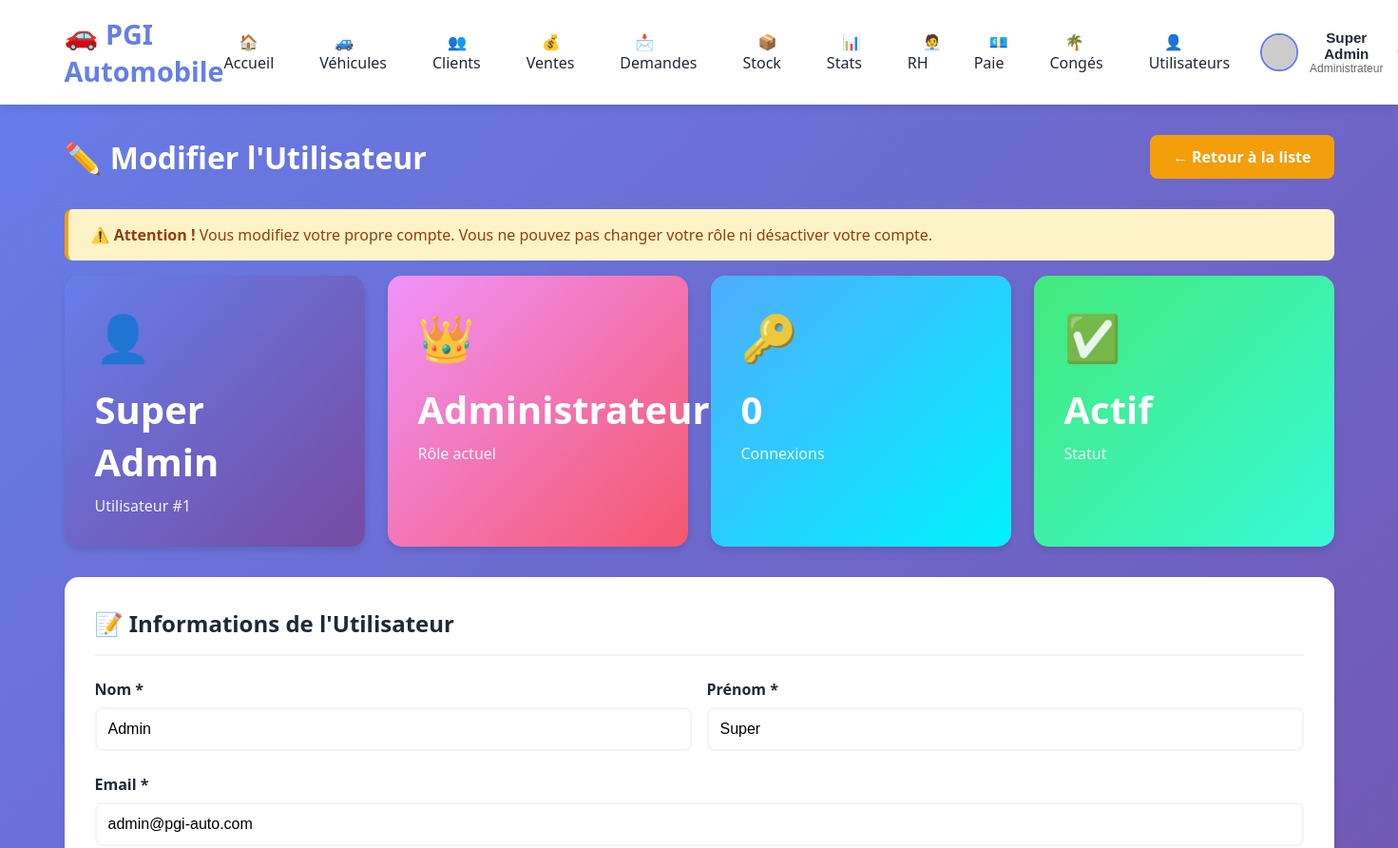
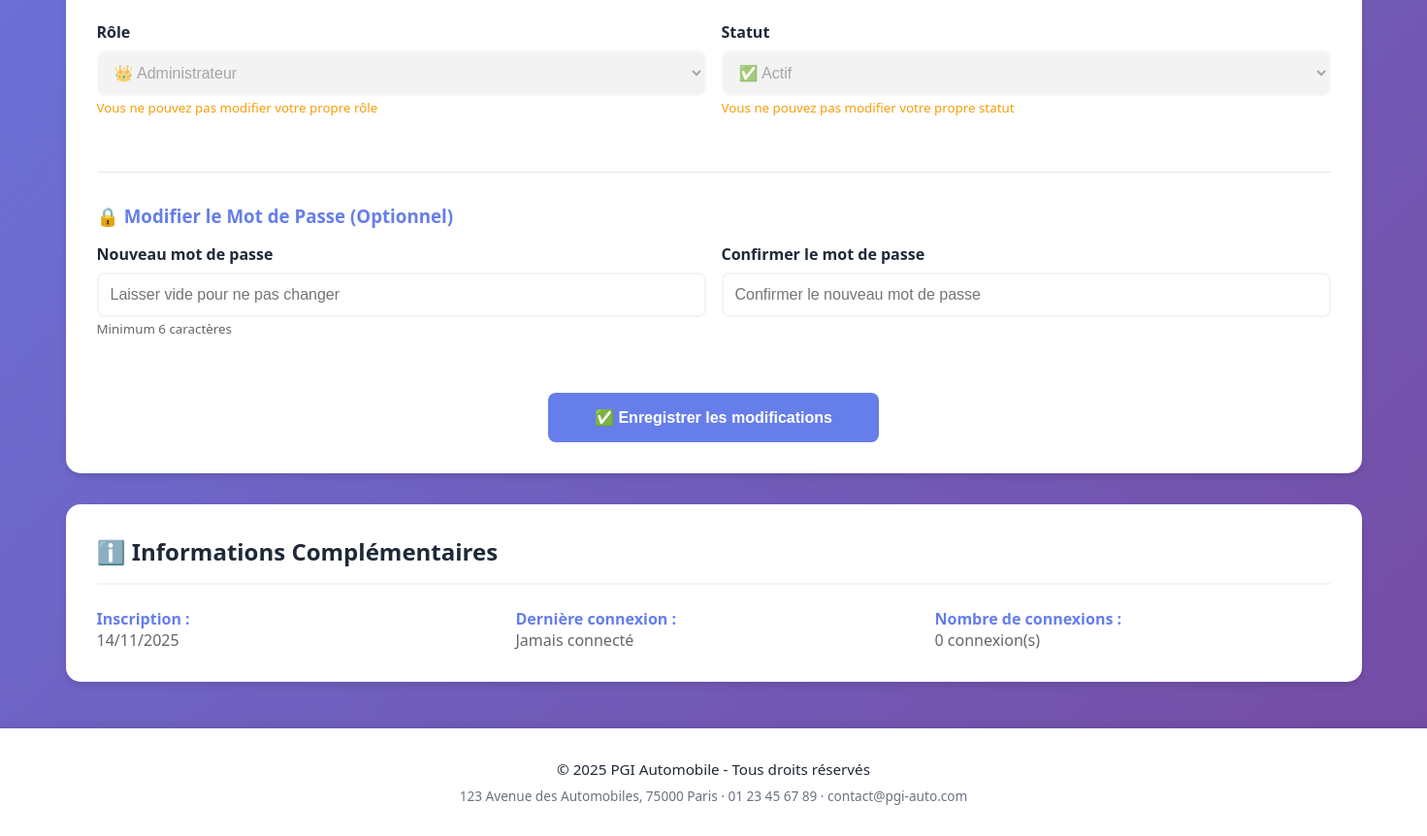
/modules/admin/modifier-utilisateur.php?id=1 (signed in), run on the app's committed database (2 pictures, top to bottom).
### tables this page shows
CREATE TABLE IF NOT EXISTS utilisateurs (
    id INT PRIMARY KEY AUTO_INCREMENT,
    nom VARCHAR(50) NOT NULL,
    prenom VARCHAR(50) NOT NULL,
    email VARCHAR(100) UNIQUE NOT NULL,
    password VARCHAR(255) NOT NULL,
    role ENUM('admin', 'vendeur', 'gestionnaire_stock', 'comptable', 'rh', 'client') DEFAULT 'vendeur',
    statut ENUM('actif', 'inactif', 'suspendu') DEFAULT 'actif',
    avatar VARCHAR(255),
    telephone VARCHAR(20),
    adresse VARCHAR(255),
    ville VARCHAR(100),
    code_postal VARCHAR(10),
    derniere_connexion DATETIME,
    created_at TIMESTAMP DEFAULT CURRENT_TIMESTAMP,
    updated_at TIMESTAMP DEFAULT CURRENT_TIMESTAMP ON UPDATE CURRENT_TIMESTAMP
);

### config/database.php (called while the page is built, shortened)
<?php
function escape($data) {
    return htmlspecialchars($data, ENT_QUOTES, 'UTF-8');
}
function formatDate($date) {
    return date('d/m/Y', strtotime($date));
}
?>

### config/auth.php (called while the page is built, shortened)
<?php
function getRoleLabel($role = null) {
    if ($role === null) {
        $role = $_SESSION['role'] ?? '';
    }
    $labels = [
        'admin' => 'Administrateur',
        'vendeur' => 'Vendeur',
        'gestionnaire_stock' => 'Gestionnaire de Stock',
        'comptable' => 'Comptable',
        'rh' => 'Responsable RH',
        'client' => 'Client'
    ];
    return $labels[$role] ?? $role;
}
function getRoleIcon(string $role): string
{
    $icons = [
        'admin' => '👑',
        'vendeur' => '💼',
        'gestionnaire_stock' => '📦',
        'comptable' => '💰',
        'rh' => '🧑‍💼',
        'client' => '🙋'
    ];
    return $icons[$role] ?? '👤';
}
function getRoleOptions(): array
{
    return [
        'admin' => getRoleLabel('admin'),
        'vendeur' => getRoleLabel('vendeur'),
        'gestionnaire_stock' => getRoleLabel('gestionnaire_stock'),
        'comptable' => getRoleLabel('comptable'),
        'rh' => getRoleLabel('rh')
    ];
}
?>

### modules/admin/modifier-utilisateur.php (the view, shortened to what this page needs)
<?php
include '../../includes/header.php';
$id = isset($_GET['id']) ? (int)$_GET['id'] : 0;
$stmt = $pdo->prepare("SELECT * FROM utilisateurs WHERE id = ?");
$stmt->execute([$id]);
$user = $stmt->fetch();
$roleOptions = getRoleOptions();
$is_self = ($user['id'] === $_SESSION['user_id']);
$stmt = $pdo->prepare("
    SELECT
        COUNT(DISTINCT CASE WHEN action = 'connexion' THEN id END) as nb_connexions,
        MAX(CASE WHEN action = 'connexion' THEN created_at END) as derniere_connexion
    FROM logs_connexion
    WHERE utilisateur_id = ?
");
$stmt->execute([$id]);
$stats = $stmt->fetch();
?>
<div style="display: flex; justify-content: space-between; align-items: center; margin-bottom: 2rem;">
    <h1 style="color: white; display: flex; align-items: center; gap: 10px;">
        ✏️ Modifier l'Utilisateur
    </h1>
    <a href="utilisateurs.php" class="btn btn-warning">
        ← Retour à la liste
    </a>
</div>
<?php if ($is_self): ?>
    <div class="alert alert-warning">
        <strong>⚠️ Attention !</strong> Vous modifiez votre propre compte.
        Vous ne pouvez pas changer votre rôle ni désactiver votre compte.
    </div>
<?php endif; ?>
<div class="stats-grid">
    <div class="stat-card" style="background: linear-gradient(135deg, #667eea 0%, #764ba2 100%);">
        <div class="stat-icon">👤</div>
        <div class="stat-value"><?php echo escape($user['prenom'] . ' ' . $user['nom']); ?></div>
        <div class="stat-label">Utilisateur #<?php echo $user['id']; ?></div>
    </div>
    <div class="stat-card" style="background: linear-gradient(135deg, #f093fb 0%, #f5576c 100%);">
        <div class="stat-icon"><?php echo getRoleIcon($user['role']); ?></div>
        <div class="stat-value"><?php echo getRoleLabel($user['role']); ?></div>
        <div class="stat-label">Rôle actuel</div>
    </div>
    <div class="stat-card" style="background: linear-gradient(135deg, #4facfe 0%, #00f2fe 100%);">
        <div class="stat-icon">🔑</div>
        <div class="stat-value"><?php echo $stats['nb_connexions']; ?></div>
        <div class="stat-label">Connexions</div>
    </div>
    <div class="stat-card" style="background: linear-gradient(135deg, #43e97b 0%, #38f9d7 100%);">
        <div class="stat-icon">
            <?php echo $user['statut'] === 'actif' ? '✅' : '❌'; ?>
        </div>
        <div class="stat-value">
            <?php
            if ($user['statut'] === 'actif') echo 'Actif';
            elseif ($user['statut'] === 'inactif') echo 'Inactif';
            else echo 'Suspendu';
            ?>
        </div>
        <div class="stat-label">Statut</div>
    </div>
</div>
<div class="card">
    <div class="card-header">
        <h2 class="card-title">📝 Informations de l'Utilisateur</h2>
    </div>
    <form method="POST">
        <div class="form-row">
            <div class="form-group">
                <label>Nom *</label>
                <input type="text" name="nom" class="form-control" required
                       value="<?php echo escape($user['nom']); ?>" placeholder="Dupont">
            </div>
            <div class="form-group">
                <label>Prénom *</label>
                <input type="text" name="prenom" class="form-control" required
                       value="<?php echo escape($user['prenom']); ?>" placeholder="Jean">
            </div>
        </div>
        <div class="form-group">
            <label>Email *</label>
            <input type="email" name="email" class="form-control" required
                   value="<?php echo escape($user['email']); ?>" placeholder="jean.dupont@example.com">
        </div>
        <div class="form-row">
            <div class="form-group">
                <label>Rôle</label>
                <select name="role" class="form-control" <?php echo $is_self ? 'disabled' : ''; ?>>
                    <?php foreach ($roleOptions as $value => $label): ?>
                        <option value="<?php echo $value; ?>" <?php echo $user['role'] === $value ? 'selected' : ''; ?>>
                            <?php echo getRoleIcon($value) . ' ' . $label; ?>
                        </option>
                    <?php endforeach; ?>
                </select>
                <?php if ($is_self): ?>
                    <small style="color: #f59e0b;">Vous ne pouvez pas modifier votre propre rôle</small>
                <?php endif; ?>
            </div>
            <div class="form-group">
                <label>Statut</label>
                <select name="statut" class="form-control" <?php echo $is_self ? 'disabled' : ''; ?>>
                    <option value="actif" <?php echo $user['statut'] === 'actif' ? 'selected' : ''; ?>>✅ Actif</option>
                </select>
                <?php if ($is_self): ?>
                    <small style="color: #f59e0b;">Vous ne pouvez pas modifier votre propre statut</small>
                <?php endif; ?>
            </div>
        </div>
        <hr style="margin: 2rem 0; border: none; border-top: 1px solid #e5e7eb;">
        <h3 style="color: var(--primary); margin-bottom: 1rem;">🔒 Modifier le Mot de Passe (Optionnel)</h3>
        <div class="form-row">
            <div class="form-group">
                <label>Nouveau mot de passe</label>
                <input type="password" name="nouveau_password" class="form-control"
                       placeholder="Laisser vide pour ne pas changer">
                <small style="color: #666;">Minimum 6 caractères</small>
            </div>
            <div class="form-group">
                <label>Confirmer le mot de passe</label>
                <input type="password" name="confirmer_password" class="form-control"
                       placeholder="Confirmer le nouveau mot de passe">
            </div>
        </div>
        <div style="text-align: center; margin-top: 2rem;">
            <button type="submit" class="btn btn-primary" style="padding: 1rem 3rem;">
                ✅ Enregistrer les modifications
            </button>
        </div>
    </form>
</div>
<div class="card">
    <div class="card-header">
        <h2 class="card-title">ℹ️ Informations Complémentaires</h2>
    </div>
    <div style="display: grid; grid-template-columns: repeat(auto-fit, minmax(250px, 1fr)); gap: 1.5rem;">
        <div>
            <strong style="color: var(--primary);">Inscription :</strong><br>
            <span style="color: #666;"><?php echo formatDate($user['created_at']); ?></span>
        </div>
        <div>
            <strong style="color: var(--primary);">Dernière connexion :</strong><br>
            <span style="color: #666;">
                <?php
                if ($stats['derniere_connexion']) {
                    echo formatDate($stats['derniere_connexion']) . ' (' . timeSince($stats['derniere_connexion']) . ')';
                } else {
                    echo 'Jamais connecté';
                }
                ?>
            </span>
        </div>
        <div>
            <strong style="color: var(--primary);">Nombre de connexions :</strong><br>
            <span style="color: #666;"><?php echo $stats['nb_connexions']; ?> connexion(s)</span>
        </div>
    </div>
</div>
<?php include '../../includes/footer.php'; ?>

### assets/css/style.css (style rules this page uses)
* { margin: 0; padding: 0; box-sizing: border-box; }
:root { --primary: #667eea; --primary-dark: #764ba2; --secondary: #4facfe; --success: #10b981; --danger: #ef4444; --warning: #f59e0b; --info: #17a2b8; --dark: #1f2937; --light: #f3f4f6; --white: #ffffff; --gradient-primary: linear-gradient(135deg, var(--primary) 0%, var(--primary-dark) 100%); --gradient-success: linear-gradient(135deg, #43e97b 0%, #38f9d7 100%); --gradient-info: linear-gradient(135deg, #4facfe 0%, #00f2fe 100%); --gradient-warning: linear-gradient(135deg, #fa709a 0%, #fee140 100%); --gray: #6b7280; --gray-light: #e5e7eb; --gray-dark: #374151; --text-primary: #333; --text-secondary: #666; --text-muted: #999; --border: #e0e0e0; --border-light: #f0f0f0; --border-dark: #ccc; --bg-light: #f8f9fa; --bg-white: #ffffff; }
body { font-family: 'Segoe UI', Tahoma, Geneva, Verdana, sans-serif; background: var(--gradient-primary); min-height: 100vh; color: var(--dark); }
.card { background: var(--white); border-radius: 15px; padding: 2rem; margin-bottom: 2rem; box-shadow: 0 4px 6px rgba(0,0,0,0.1); transition: transform 0.3s, box-shadow 0.3s; }
.card-header { display: flex; justify-content: space-between; align-items: center; margin-bottom: 1.5rem; padding-bottom: 1rem; border-bottom: 2px solid var(--light); }
.card-title { font-size: 1.5rem; color: var(--dark); display: flex; align-items: center; gap: 10px; }
.stats-grid { display: grid; grid-template-columns: repeat(auto-fit, minmax(250px, 1fr)); gap: 1.5rem; margin-bottom: 2rem; }
.stat-card { background: linear-gradient(135deg, var(--primary) 0%, var(--secondary) 100%); color: var(--white); padding: 2rem; border-radius: 15px; box-shadow: 0 4px 6px rgba(0,0,0,0.1); transition: transform 0.3s; }
.stat-icon { font-size: 3rem; margin-bottom: 1rem; opacity: 0.9; }
.stat-value { font-size: 2.5rem; font-weight: bold; margin-bottom: 0.5rem; }
.stat-label { font-size: 1rem; opacity: 0.9; }
.btn { display: inline-block; padding: 0.75rem 1.5rem; border: none; border-radius: 8px; font-size: 1rem; font-weight: 600; cursor: pointer; transition: all 0.3s; text-decoration: none; }
.btn-primary { background: var(--primary); color: var(--white); }
.btn-warning { background: var(--warning); color: var(--white); }
.form-group { margin-bottom: 1.5rem; }
.form-group label { display: block; margin-bottom: 0.5rem; font-weight: 600; color: var(--dark); }
.form-control { width: 100%; padding: 0.75rem; border: 2px solid var(--light); border-radius: 8px; font-size: 1rem; transition: border 0.3s; }
.form-row { display: grid; grid-template-columns: repeat(auto-fit, minmax(250px, 1fr)); gap: 1rem; }
.card { animation: fadeIn 0.5s ease-out; }
.alert { padding: 1rem 1.5rem; border-radius: 8px; margin-bottom: 1rem; font-weight: 500; }
.alert-warning { background: #fef3c7; color: #92400e; border-left: 4px solid var(--warning); }

### data on the page
utilisateurs: prenom+nom "Super Admin", id "1", role "👑", role "Administrateur", nom "Admin", prenom "Super", email "admin@pgi-auto.com", role "👑 Administrateur", statut "✅ Actif", created_at "14/11/2025"

### other printed values
$appName "PGI Automobile"
$link['label'] "🏠 Accueil"
$link['label'] "🚙 Véhicules"
$link['label'] "👥 Clients"
$link['label'] "💰 Ventes"
$link['label'] "📩 Demandes"
$link['label'] "📦 Stock"
$link['label'] "📊 Stats"
$link['label'] "🧑‍💼 RH"
$link['label'] "💶 Paie"
$link['label'] "🌴 Congés"
$link['label'] "👤 Utilisateurs"
getFullName() "Super Admin"
getRoleLabel() "Administrateur"
$stats['nb_connexions'] "0"
